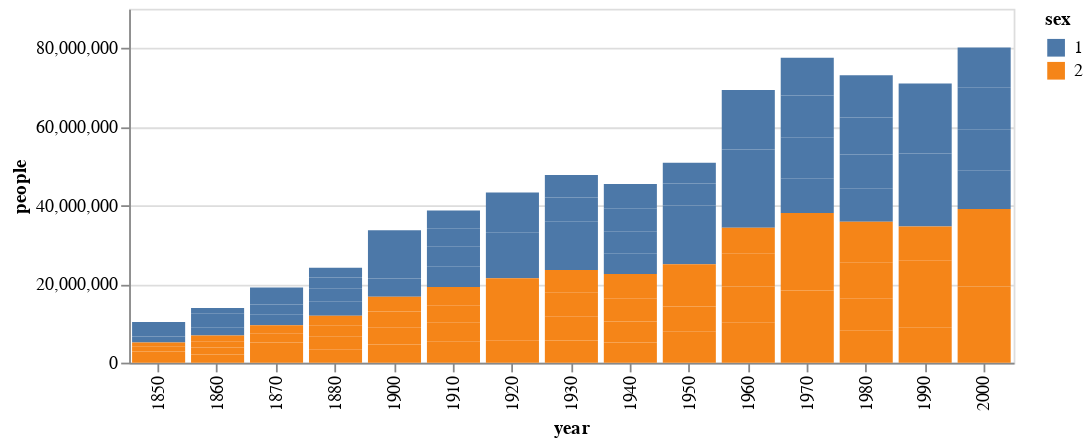

Notebook code for this chart:
### Markdown cell above
#### Filter Transform

### Code cell
from altair import datum

df_filter = data.population()
df_filter.head()

alt.Chart(df_filter).mark_bar().encode(x="year:O", y="people:Q", color="sex:N").transform_filter(datum.age < 20).properties(
    width=500,
    height=200
)

### Figure 1 — Vega-Lite specification as saved in the notebook (floating-point values rounded to 4 significant figures; data arrays with more than 128 entries replaced by an {"elided": "..."} marker saying what was removed)
{"config": {"view": {"continuousWidth": 400, "continuousHeight": 300}}, "data": {"name": "data-45e35b5faa42c7034b347e8bcfc8b805"}, "mark": "bar", "encoding": {"color": {"type": "nominal", "field": "sex"}, "x": {"type": "ordinal", "field": "year"}, "y": {"type": "quantitative", "field": "people"}}, "height": 200, "transform": [{"filter": "(datum.age < 20)"}], "width": 500, "$schema": "https://vega.github.io/schema/vega-lite/v4.8.1.json", "datasets": {"data-45e35b5faa42c7034b347e8bcfc8b805": {"elided": "570 records"}}}
